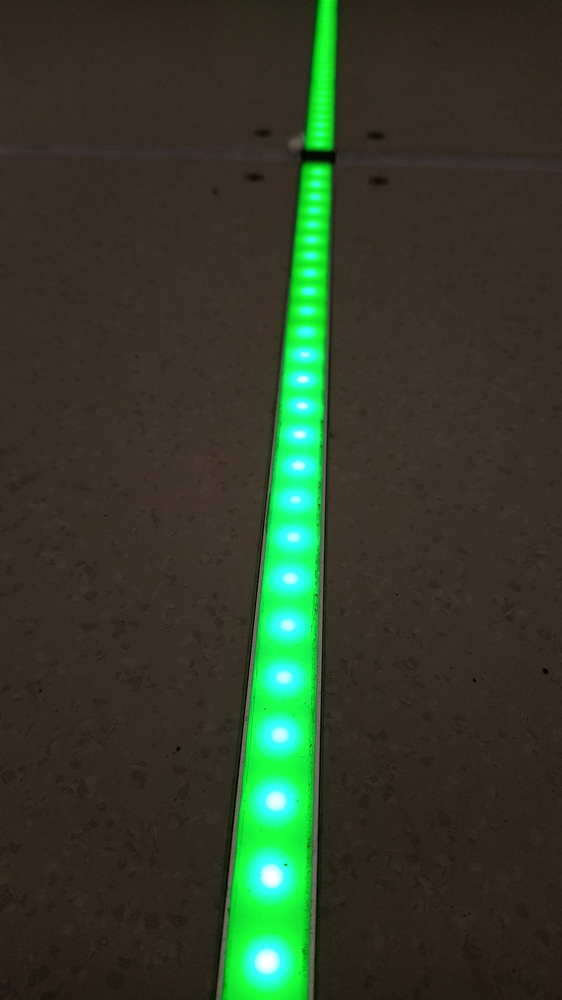
#> input picture CornerDetection/data/IMG_20231110_173518297.jpg, 562 x 1000 px, shrunk from 2600 x 4624 before the run; its folder holds only this picture in this run
$ python corner_detection.py
#> lines starting #> are read from the running program, lines starting #| are printed output that depends on the picture; after the words box and inside, x2 and y2 are one past the last pixel; in counts of white or black regions, pixels touching at a corner belong together; long printed decimals are rounded
"""
For corner detection in an RGB image use `extract_lines_and_corner(img)`.

For a usage example scroll down where it says
```
if __name__ == '__main__':
    ...
```
"""

# Import libraries
import cv2
import numpy as np
import matplotlib.pyplot as plt
from sklearn.cluster import KMeans

def merge_clusters(lines, labels, angle_threshold=0.5):
    c0 = lines[labels == 0]
    c1 = lines[labels == 1]
    top_lines = []
    top_lines.append(c0[0])
    if len(c1) > 0:
        v0 = np.array(c0[0][0][:2] - c0[0][0][2:])
        v1 = np.array(c1[0][0][:2] - c1[0][0][2:])

        print(v0)
        inverse_angle = np.sum(v0 * v1) / (np.linalg.norm(v0) * np.linalg.norm(v1))
        print('dotproduct', inverse_angle)
        if np.abs(inverse_angle) < angle_threshold:
            # Extract the two most confident lines
            top_lines.append(c1[0])
    return top_lines

def cluster_lines(lines):
    # Normalize line directions using sine and cosine of the angles
    line_directions = [
        line[0, :2] - line[0, 2:]
        for line in lines
    ]
    line_directions = [
        (vec[:, None] @ vec[None, :] / np.linalg.norm(vec)**2).flatten()
        for vec in line_directions
    ]
    print(line_directions)

    for i in range(3):
        # Use KMeans to cluster lines into two directions
        kmeans = KMeans(n_clusters=2, random_state=i).fit(line_directions)

        # Get the labels assigned to each line
        labels = kmeans.labels_

        if len(merge_clusters(lines, labels)) == 2:
            return labels

    return labels

def thinning_zhangsuen(image):
    size = np.size(image)
    skel = np.zeros(image.shape, np.uint8)

    ret, img = cv2.threshold(image, 127, 255, 0)
    element = cv2.getStructuringElement(cv2.MORPH_CROSS, (3, 3))
    done = False

    while not done:
        eroded = cv2.erode(img, element)
        temp = cv2.dilate(eroded, element)
        temp = cv2.subtract(img, temp)
        skel = cv2.bitwise_or(skel, temp)
        img = eroded.copy()

        zeros = size - cv2.countNonZero(img)
        if zeros == size:
            done = True

    return skel

def line_detection(gray_scale, angle_threshold = .5):
    print(img.shape)
    lines = cv2.HoughLinesP(gray_scale,
        rho=1,
        theta=np.pi / 90,
        threshold=100,
        minLineLength=gray_scale.shape[0] / 10,
        maxLineGap=gray_scale.shape[0] / 10
    )
    if lines is None:
        print('[Error] no line detected')
        return None
    # Sort lines based on confidence (line length)
    lines = np.array(sorted(lines, key=lambda x: x[0, 2], reverse=True))

    # [8 lines of commented-out code are left out]
    print(lines)

    labels = cluster_lines(lines)
    print('clusters', labels)

    top_lines = merge_clusters(lines, labels)

    return np.array(top_lines)

# [27 lines left out: functions find_intersection_point, intersect_lines, not called in this run]

def preprocess(image):
    retval, img = cv2.threshold(image[:, :, 1], 170, 255, cv2.THRESH_BINARY)

    # erosion
    n = image.shape[0] // 200
    kernel = np.ones((n, n), np.uint8)
    # Using cv2.erode() method
    #img = cv2.erode(img, kernel, iterations=1)

    # dilation
    # img = cv2.dilate(img, kernel, iterations=2)

    # edge thining
    img = thinning_zhangsuen(img)
    # plt.imshow(img)
    # plt.colorbar()
    # plt.show()

    return img

def extract_lines_and_corner(img: np.array):
    '''
    Parameters:
        img: RGB image as np.array (shape N x M x 3)

    Returns:

    If a corner is detected:
        a pair of
        lines: 2 x 4 array with end points of the lines
        corner: (2,) the detected corner point (intersection point of the lines)

    If no corner is detected:
        a pair of
        lines: 1 x 4 array with end points of one line
        corner: None
    '''
    img = preprocess(img)
    img = cv2.dilate(img, np.ones((3, 3)))

    lines = line_detection(img)
    if lines is None:
        return None, None

    intersection_point = None
    if len(lines) > 1:
        intersection_point = intersect_lines(lines[0, 0], lines[1, 0])

    return lines[:, 0, :], intersection_point


if __name__ == '__main__':
    # This is executed if we call `python corner_detection.py` via the command line
    import os

    for img_name in os.listdir('data'):
    # for img_name in ['frameLshape.jpg']:
        # img_name = 'frameLshape3.jpg'

        img = cv2.imread(f'data/{img_name}')
#> img is the input picture: shape (1000, 562, 3); mean B, G, R 41.8, 61.7, 50.5
        assert img is not None
        img = img[10:, 10:]
#> img: shape (990, 552, 3)

        lines, corner = extract_lines_and_corner(img)
#> in preprocess, `retval, img = cv2.threshold(image[:, :, 1], 170, 255, cv2.THRESH_BINARY)`:
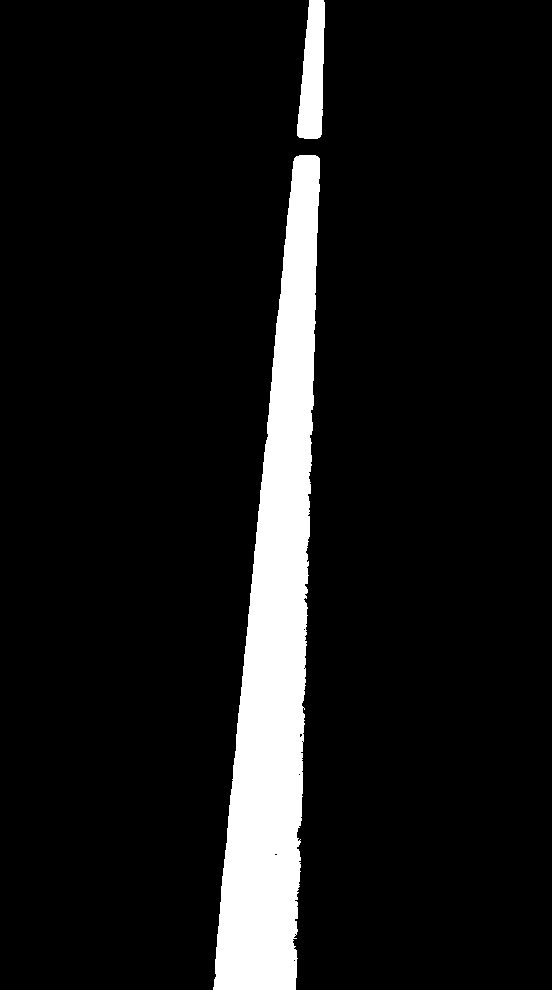
#> img: shape (990, 552); 9% white; 2 white regions, box (x1, y1, x2, y2) and area: (213, 155, 320, 990) 46064, (297, 0, 325, 139) 2860
#> in thinning_zhangsuen, `size = np.size(image)`: size = 546480
#> the loop in thinning_zhangsuen, `while not done:` made 42 passes
#> zeros on passes 1 to 8: 499611, 501627, 503622, 505607, 507590, 509570, 511547, 513519
#> pass 1, in thinning_zhangsuen, `eroded = cv2.erode(img, element)`:
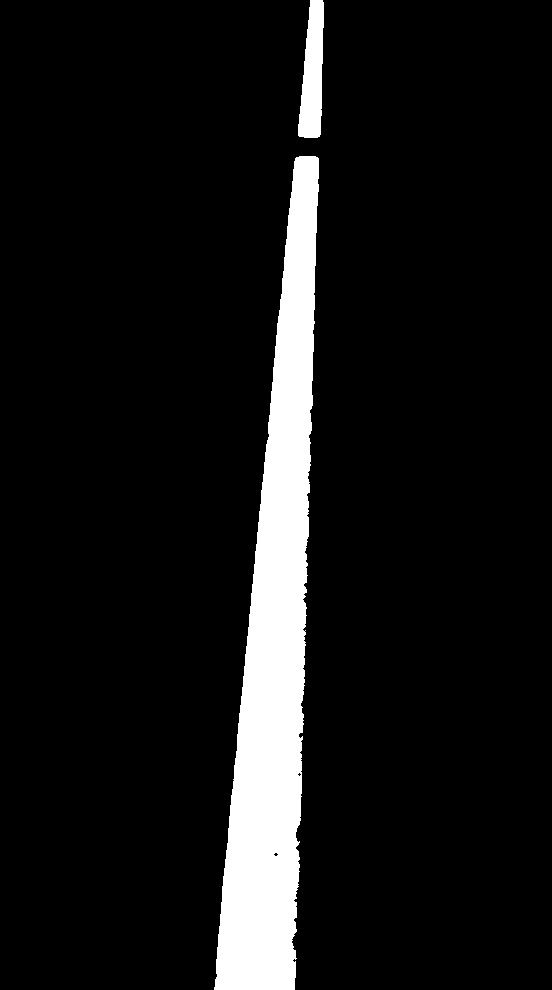
#> eroded: shape (990, 552); 8.6% white; 2 white regions, box (x1, y1, x2, y2) and area: (214, 156, 319, 990) 44304, (298, 0, 324, 138) 2565
#> pass 1, in thinning_zhangsuen, `temp = cv2.subtract(img, temp)`:
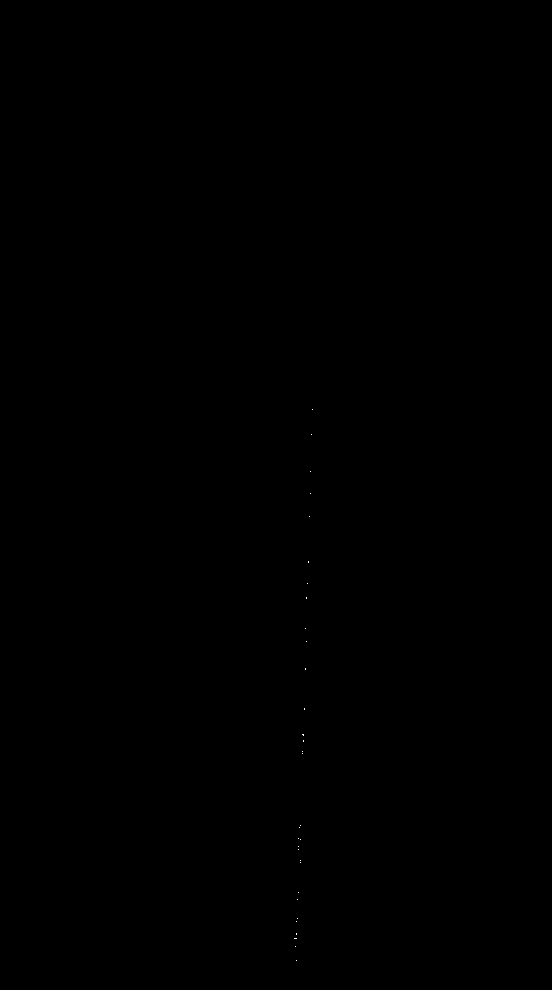
#> temp: shape (990, 552); 0.01% white in thin lines or dots, all inside (x1, y1, x2, y2) = (294, 409, 313, 961)
#> pass 2, in thinning_zhangsuen, `eroded = cv2.erode(img, element)`:
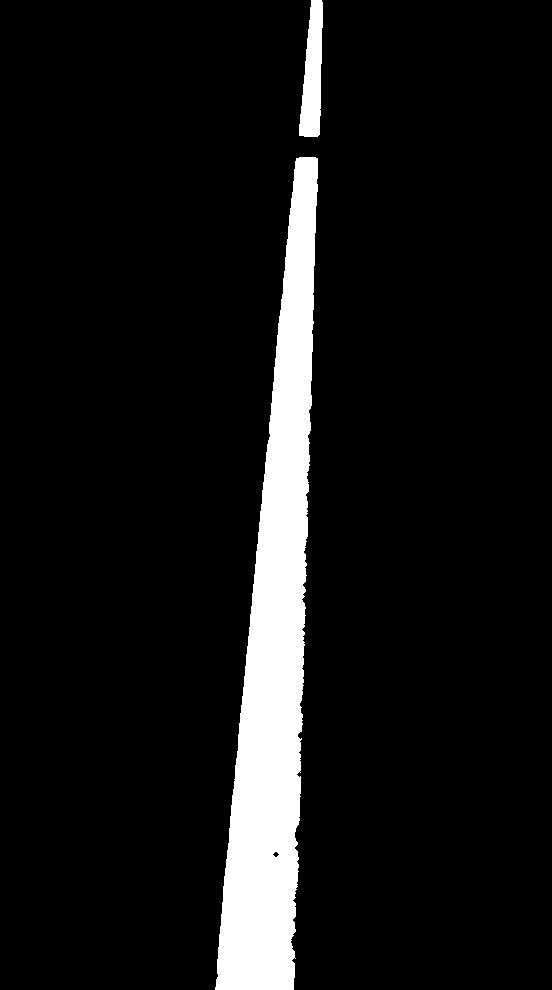
#> eroded: shape (990, 552); 8.2% white; 2 white regions, box (x1, y1, x2, y2) and area: (215, 157, 318, 990) 42581, (299, 0, 323, 137) 2272
#> after the loop in thinning_zhangsuen, `while not done:`:
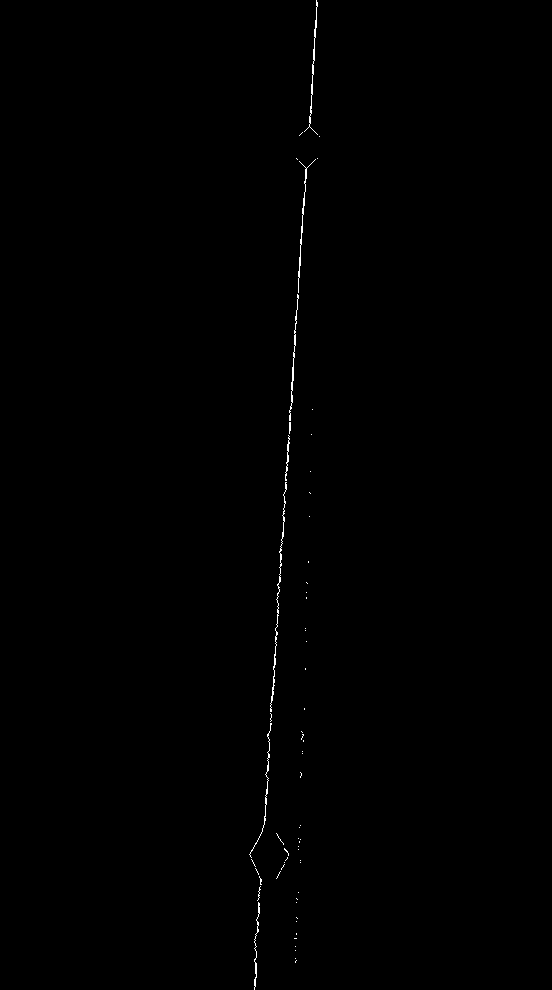
#> skel: shape (990, 552); 0.26% white in thin lines or dots, all inside (x1, y1, x2, y2) = (249, 0, 320, 990)
#> in extract_lines_and_corner, `img = cv2.dilate(img, np.ones((3, 3)))`:
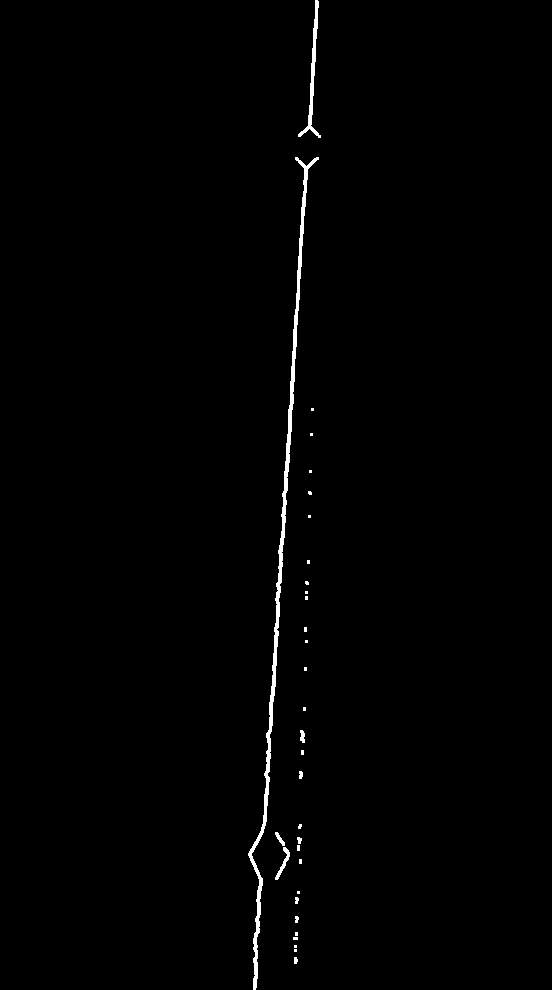
#> img: shape (990, 552); 0.81% white; 32 white regions (22 under 20 px), largest, box (x1, y1, x2, y2) and area: (248, 157, 319, 990) 3259, (298, 0, 321, 138) 566, (275, 847, 290, 880) 131
#| (990, 552, 3)
#> in line_detection, `lines = cv2.HoughLinesP(gray_scale, rho=1, theta=np.pi / 90, threshold..`: lines = [[253, 949, 317, 24], [257, 874, 318, 1], [253, 962, 299, 299], [253, 987, 293, 402], [275, 600, 317, 0], [253, 989, 278, 631], [294, 951, 313, 408], [294, 963, 311, 470], [293, 330, 316, 0]]
#> in line_detection, `lines = np.array(sorted(lines, key=lambda x: x[0, 2], reverse=True))`: lines = [[257, 874, 318, 1], [253, 949, 317, 24], [275, 600, 317, 0], [293, 330, 316, 0], [294, 951, 313, 408], [294, 963, 311, 470], [253, 962, 299, 299], [253, 987, 293, 402], [253, 989, 278, 631]]
#| [[[257 874 318   1]]
#|  [[253 949 317  24]]
#|  [[275 600 317   0]]
#|  [[293 330 316   0]]
#|  [[294 951 313 408]]
#|  [[294 963 311 470]]
#> (further printed lines are left out)
#> in cluster_lines, `line_directions = [ line[0, :2] - line[0, 2:] for line in lines ]`: line_directions = [[-61, 873], [-64, 925], [-42, 600], [-23, 330], [-19, 543], [-17, 493], [-46, 663], [-40, 585], [-25, 358]]
#> in cluster_lines, `line_directions = [ (vec[:, None] @ vec[None, :] / np.linalg.norm(vec)..`: line_directions = 9 items
#> (printed output is left out)
#> the loop in cluster_lines, `for i in range(3):` made 3 passes
#> (labels, c1 in merge_clusters, v0 in merge_clusters, v1 in merge_clusters) on passes 2 to 3: ([0, 0, 0, 0, 1, 1, 0, 0, 0], [[294, 951, 313, 408], [294, 963, 311, 470]], [-61, 873], [-19, 543]), ([0, 0, 0, 0, 1, 1, 0, 0, 0], [[294, 951, 313, 408], [294, 963, 311, 470]], [-61, 873], [-19, 543])
#> (printed output is left out)
#> in line_detection, `labels = cluster_lines(lines)`: labels = [0, 0, 0, 0, 1, 1, 0, 0, 0]
#| clusters [0 0 0 0 1 1 0 0 0]
#| [-61 873]
#| dotproduct 0.9994
#> in line_detection, `top_lines = merge_clusters(lines, labels)`: top_lines = [[[257, 874, 318, 1]]]
#> in extract_lines_and_corner, `lines = line_detection(img)`: lines = [[257, 874, 318, 1]]
#> lines = [[257, 874, 318, 1]]

        # plot preprocessed image
        plt.imshow(img)

        # plot lines
        if lines is not None:
            for l in lines:
                plt.plot(l[::2], l[1::2], color='red', label='all')
#> this loop made 1 pass

        # plot corner
        if corner is not None:
            print('corner detected')
            plt.scatter(corner[0], corner[1], s=100, marker='x', color='pink', linewidths=3)
        else:
            print('no corner')

        plt.savefig(f'output/lines_and_corner_{img_name}')
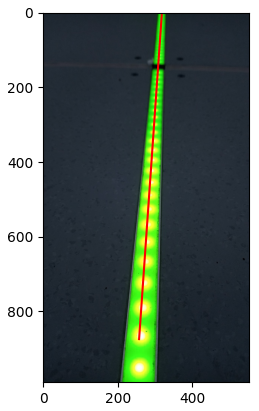
#> figure drawn by matplotlib, 1 panel; B, G, R data is drawn as R, G, B
        plt.figure()
        # plt.show()

$ run again, on CornerDetection/data/IMG_20231110_202157844.jpg
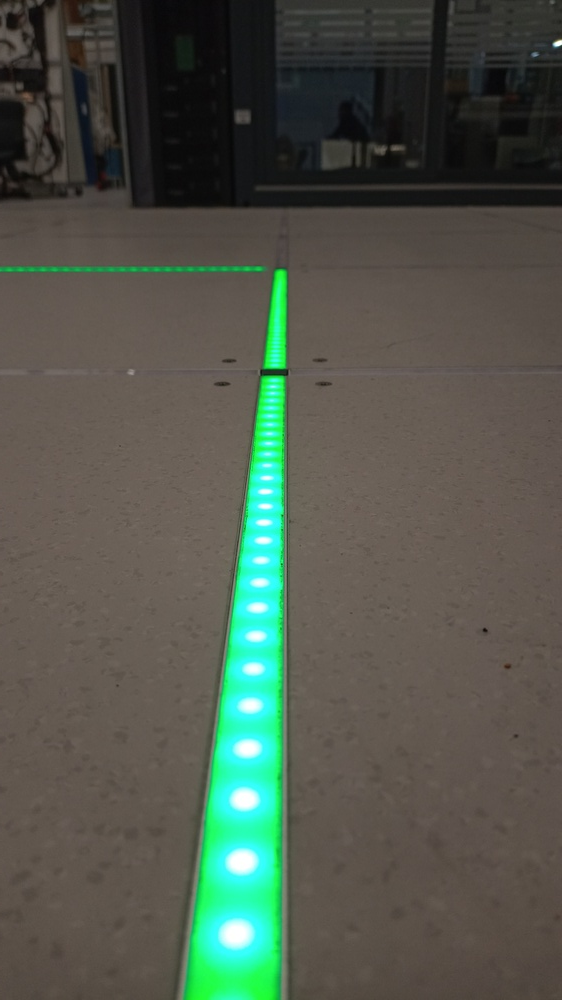
#> input picture CornerDetection/data/IMG_20231110_202157844.jpg, 562 x 1000 px, shrunk from 2600 x 4624 before the run
#> img is the input picture: shape (1000, 562, 3); mean B, G, R 75.9, 87.4, 80.2
#> in preprocess, `retval, img = cv2.threshold(image[:, :, 1], 170, 255, cv2.THRESH_BINARY)`:
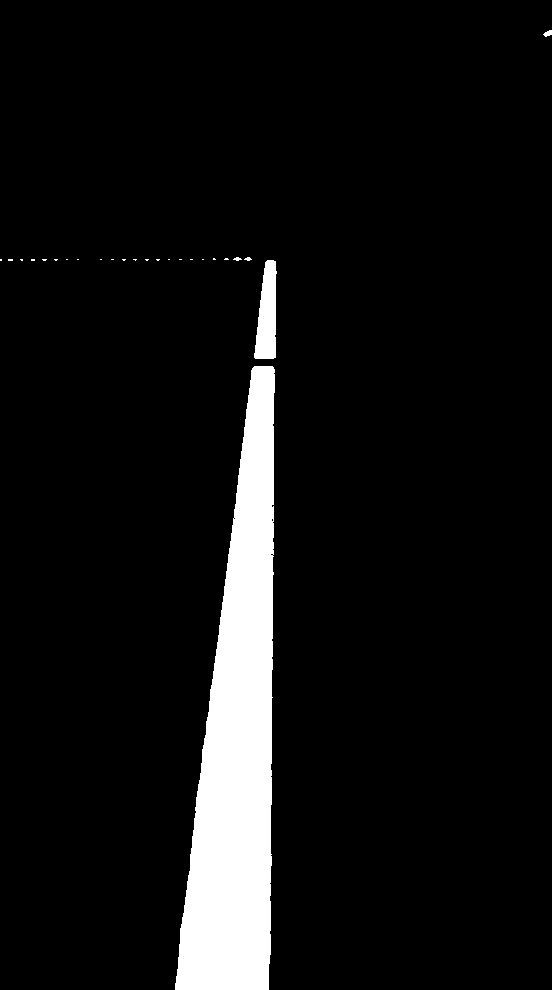
#> img: shape (990, 552); 7.1% white; 25 white regions (20 under 20 px), largest, box (x1, y1, x2, y2) and area: (175, 366, 275, 990) 37173, (254, 260, 277, 359) 1629, (543, 30, 552, 37) 40, (233, 257, 242, 261) 22, (244, 257, 252, 261) 20
#> size = 546480
#> the loop in thinning_zhangsuen, `while not done:` made 47 passes
#> zeros on passes 1 to 8: 509143, 510651, 512130, 513590, 515039, 516474, 517878, 519237
#| (990, 552, 3)
#> in line_detection, `lines = cv2.HoughLinesP(gray_scale, rho=1, theta=np.pi / 90, threshold..`: lines = [[220, 984, 270, 263], [220, 989, 271, 262], [222, 989, 273, 261], [0, 258, 252, 258], [0, 260, 276, 260], [0, 259, 252, 259]]
#> in line_detection, `lines = np.array(sorted(lines, key=lambda x: x[0, 2], reverse=True))`: lines = [[0, 260, 276, 260], [222, 989, 273, 261], [220, 989, 271, 262], [220, 984, 270, 263], [0, 258, 252, 258], [0, 259, 252, 259]]
#| [[[  0 260 276 260]]
#|  [[222 989 273 261]]
#|  [[220 989 271 262]]
#|  [[220 984 270 263]]
#|  [[  0 258 252 258]]
#|  [[  0 259 252 259]]]
#> in cluster_lines, `line_directions = [ line[0, :2] - line[0, 2:] for line in lines ]`: line_directions = [[-276, 0], [-51, 728], [-51, 727], [-50, 721], [-252, 0], [-252, 0]]
#> in cluster_lines, `line_directions = [ (vec[:, None] @ vec[None, :] / np.linalg.norm(vec)..`: line_directions = [[1, 0, 0, 0], [0.00488, -0.0697, -0.0697, 0.995], [0.0049, -0.0698, -0.0698, 0.995], [0.00479, -0.069, -0.069, 0.995], [1, 0, 0, 0], [1, 0, 0, 0]]
#> (printed output is left out)
#> the loop in cluster_lines, `for i in range(3):` made 1 pass
#> (labels, c1 in merge_clusters, v0 in merge_clusters, v1 in merge_clusters, inverse_angle in merge_clusters) on pass 1: ([1, 0, 0, 0, 1, 1], [[0, 260, 276, 260], [0, 258, 252, 258], [0, 259, 252, 259]], [-51, 728], [-276, 0], 0.0699)
#> (printed output is left out)
#> in line_detection, `labels = cluster_lines(lines)`: labels = [1, 0, 0, 0, 1, 1]
#| clusters [1 0 0 0 1 1]
#| [-51 728]
#| dotproduct 0.06988
#> top_lines = [[[222, 989, 273, 261]], [[0, 260, 276, 260]]]
#> in extract_lines_and_corner, `lines = line_detection(img)`: lines = [[222, 989, 273, 261], [0, 260, 276, 260]]
#> x1 = 222; y1 = 989
#> x2 = 273; y2 = 261
#> x3 = 0; y3 = 260
#> x4 = 276; y4 = 260
#> m1 = -14.27
#> m2 = 0
#> b1 = 4157.9
#> b2 = 260
#> intersection_x = 273.1
#> intersection_y = 259.7
#> intersection_point = (273.1, 259.7)
#> `lines, corner = extract_lines_and_corner(img)`: lines = [[222, 989, 273, 261], [0, 260, 276, 260]]; corner = (273.1, 259.7)
#> the loop `for l in lines:` made 2 passes
#> `plt.savefig(f'output/lines_and_corner_{img_name}')`:
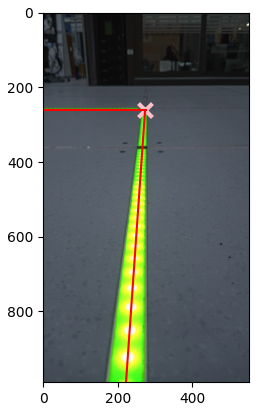
#> figure drawn by matplotlib, 1 panel; B, G, R data is drawn as R, G, B
